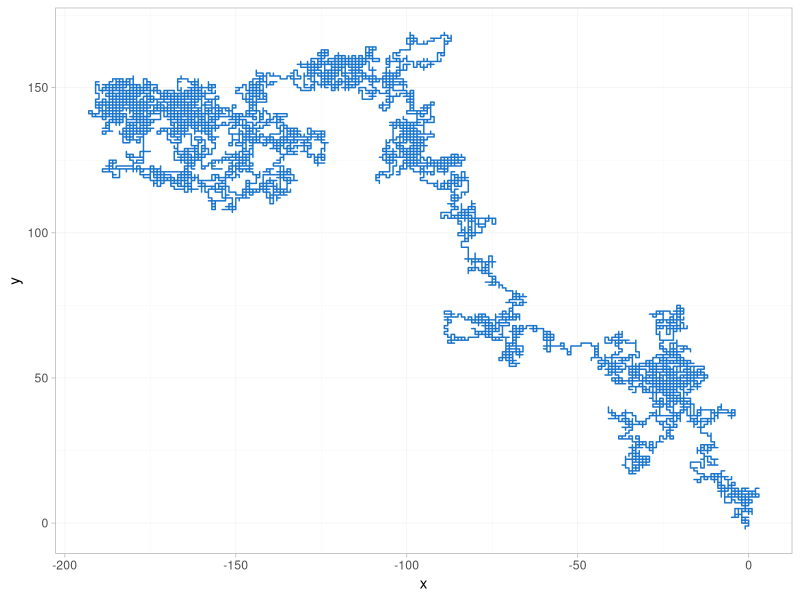
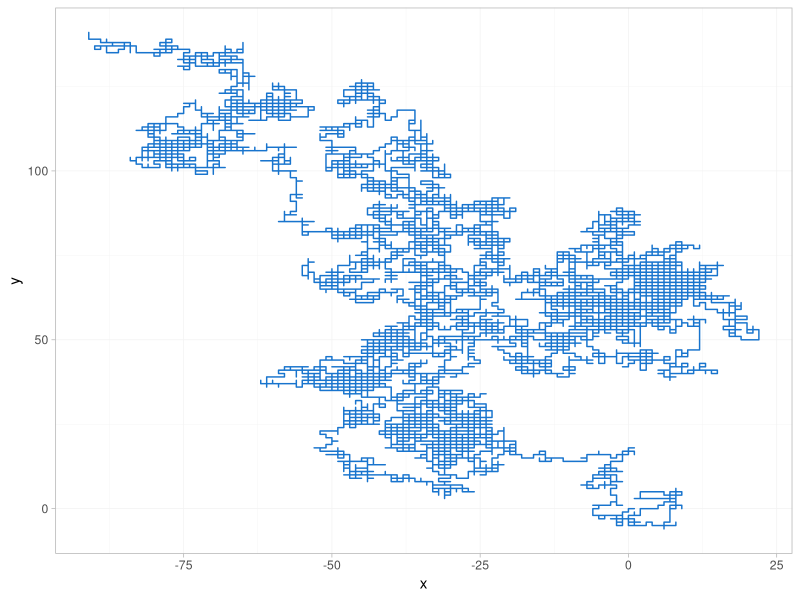
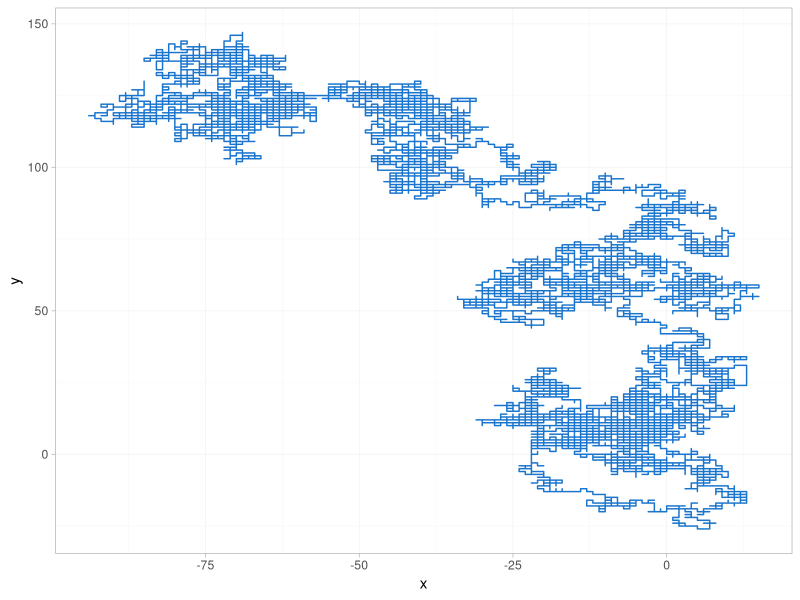

These figures' R source, in order:


#****************************************************************************
# Vectorization examples 
# 2019-04-15
# Nayef 

#****************************************************************************

library(tidyverse)


# Example 1: Coin tosses -------------

# Reference: https://www.r-bloggers.com/how-to-use-vectorization-to-streamline-simulations/

# Write a program to: 
# > toss a coin n times and print out after every 100 tosses the proportion of
#   heads minus 1/2 
# > print out after every 100 tosses the number of heads minus half the number
#   of tosses 
# > do these numbers appear to approach 0 as n increases?



# > 1.1) non-vectorized solution: -------------------------------------------

# function definition: 
coin_toss <- function(n){
    
    result <- c()  # empty vector that we'll fill via the loop 
    
    for (i in 1:n) {
        
        if (i == 1){
            # the first flip we just assign the toss result to variable "tosses"
            tosses <- sample(c(0,1), 1)
            
        } else {
            # creating a vector, "tosses" that has history of all tosses
            # We also fill this vector using the loop
            tosses <- c(tosses, sample(c(0,1), 1))
            
        }
        
        # when we reach a toss number that a multiple of 100 we output the status
        if (i %% 100 == 0) {
            ## output the percent of heads away from 50%
            percent <- (sum(tosses) / length(tosses)) - 0.5
            
            ## output the number of heads away from half of all tosses
            number <- sum(tosses) - (length(tosses) / 2)
            
            # join together in var "result" 
            result <- rbind(result, c(percent, number))
        }
    }
    
    return(result)
}


# function test: 
set.seed(10)
coin_toss(1000)  # note that we require n > 100 



# > 1.2) vectorized solution: ------------------------------------------------

# function definition: 
coin_toss_vectorized <- function(n, step = 100) {
    
    if (n < 100) {return(cat("n must be greater than 100"))}
    
    # Record num heads at each step
    tosses <- cumsum(sample(c(0, 1), n, replace = TRUE))
    
    # define vector of indices, based on step argument: 
    steps <- seq(step, n, by = step)
    
    # Compute summaries, indexing into vector "tosses", using the "steps" vector
    percent <- tosses[steps]/steps - .5
    number <- tosses[steps] - steps/2
    
    # return result
    return(cbind(percent, number))
    
}


# function test: 
set.seed(10)
coin_toss_vectorized(1000)

set.seed(10)
coin_toss(1000)

# vectorized and non-vectorized functions give same result 


# compare speeds: 
system.time(coin_toss(100000))  # elapsed = 12.65 sec
system.time(coin_toss_vectorized(100000))  # elapsed = 0 sec!!!



# > 1.3) Notes: ------------

cumsum  # function (x)  .Primitive("cumsum")

# The .Primitive above means that cumsum is implemented as a C function. 
# Reference: http://www.noamross.net/blog/2014/4/16/vectorization-in-r--why.html 

# In the **vectorized** solution, we first create a vector of sampled results,
# then **pass the entire vector to cumsum( ) to operate on in one go**.

# cumsum takes a vector as input, and **returns a vector the 
#   accumulates the input vector at every stage** 

# Also, calculations of percentages are vectorized: "tosses[steps]/steps" will
# return a vector, the first element of which will be the first element of
# tosses[steps] divided by the first element of steps, and so on

# In contrast, in the **non-vectorized** solution, at every stage, the operations
# only work with one coin toss at a time. Also, we are growing a vector through
# a for loop, which means there's overhear evey iteration of the loop, to
# allocate memory, etc.









#****************************************************************************
# Example 2: 2D Random walk ---------

# Reference: "Writing Efficient Programs in R (and Beyond)"
# PDF: https://www.stat.auckland.ac.nz/~ihaka/downloads/Taupo.pdf 

#****************************************************************************


# > 2.1) non-vectorized solution: ---------------------------------------------

# define function: 
rw2d1 <- 
    function(n) {
        xpos = ypos = numeric(n)
        xdir = c(TRUE, FALSE)  # should we change xpos? If no, we'll change ypos  
        pm1 = c(1, -1)  # which direction to change xpos
        
        for(i in 2:n)
            if (sample(xdir, 1)) {
                xpos[i] = xpos[i-1] + sample(pm1, 1)
                ypos[i] = ypos[i-1]
            }
        else {
            xpos[i] = xpos[i-1]
            ypos[i] = ypos[i-1] + sample(pm1, 1)
        }
        data.frame(x = xpos,
                   y = ypos)
    }


# test function: 
rw2d1(10)

# plot result: 
rw2d1(15000) %>% 
    ggplot(aes(x=x, y=y)) + 
    geom_path(col = "dodgerblue3") + 
    theme_light() +
    theme(panel.grid.minor = element_line(colour = "grey95"), 
      panel.grid.major = element_line(colour = "grey95"))
      




# > 2.2) First vectorized solution: ---------------------------------------------

# Rather than computing the position element by element, this
# version computes the vectors of position changes and then
# uses cumsum to compute the positions.

# To compute n positions we need n − 1 position changes.


# define function: 
rw2d2 <- function(n) {
    
    # Compute all step sizes: 
    steps <- sample(c(-1, 1), 
                    n-1, 
                    replace = TRUE) 
    
    # determine whether or not to step in x-direction: 
    xdir <- sample(c(TRUE, FALSE), 
                   n-1, 
                   replace = TRUE)
    
    # find full vector of xpos: 
    # if xdir = TRUE, we change xdir by amout "steps" (-1 or 1)
    
    # Vectorization: 
    # > ifelse is vectorized - applies on the whole xdir vector 
    # > cumsum is also vectorized 
    xpos <- c(0, cumsum(ifelse(xdir, 
                               steps, 
                               0)))
    
    # change ypos when you don't change xpos: 
    ypos <- c(0, cumsum(ifelse(xdir, 
                               0, 
                               steps)))
    
    # return result: 
    data.frame(x = xpos, 
               y = ypos)
    
}


# >> 2.2.1) Notes: -----
# note the importance of cumsum() in this example as well as
# in Example 1



# test function: 
set.seed(4); rw2d2(10)


# plot result: 
# plot result: 
rw2d2(15000) %>% 
    ggplot(aes(x=x, y=y)) + 
    geom_path(col = "dodgerblue3") + 
    theme_light() +
    theme(panel.grid.minor = element_line(colour = "grey95"), 
          panel.grid.major = element_line(colour = "grey95"))



# > 2.3) Second vectorized solution: ---------------------------------------------
# A potential problem with the previous version is the use of the
# ifelse function to deal with the x and y directions separately.
# As a final improvement let’s deal with the four step directions
# separately and simply choose one of the four directions at
# random.

# define function: 
rw2d3 <- function(n){
    
    xsteps <- c(-1, 1, 0, 0)
    ysteps <- c(0, 0, -1, 1)
    
    # randomly choose a direction: 
    dir <- sample(1:4, 
                  n - 1, 
                  replace = TRUE)
    
    xpos <- c(0, cumsum(xsteps[dir]))
    ypos <- c(0, cumsum(ysteps[dir]))
    
    return(data.frame(x = xpos, 
                      y = ypos))
    
}



# test function: 
set.seed(4); rw2d3(10)


# plot result: 
rw2d3(15000) %>% 
    ggplot(aes(x=x, y=y)) + 
    geom_path(col = "dodgerblue3") + 
    theme_light() +
    theme(panel.grid.minor = element_line(colour = "grey95"), 
          panel.grid.major = element_line(colour = "grey95"))
